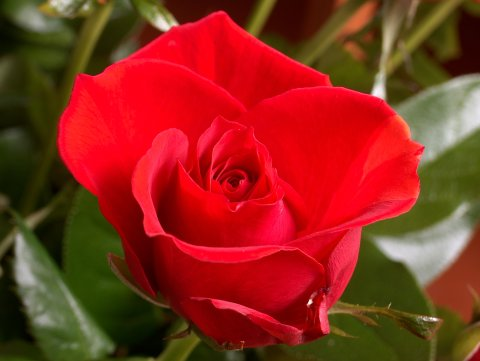
#> input picture opencv-python/img/sample1.jpg, 480 x 361 px
$ python histogram.py
#> lines starting #> are read from the running program, lines starting #| are printed output that depends on the picture
'''Detarmine histogram of a image'''

import cv2
import matplotlib.pyplot as mpl

def plot_histogram(image,title):

    hist= cv2.calcHist(image,[0],None,[256],[0,256])
    mpl.plot(hist,color='black')
    mpl.xlabel('Pixel Values')
    mpl.ylabel('Friquescy')
    mpl.title(title)
    mpl.show()

img=cv2.imread('img/sample1.jpg',0)
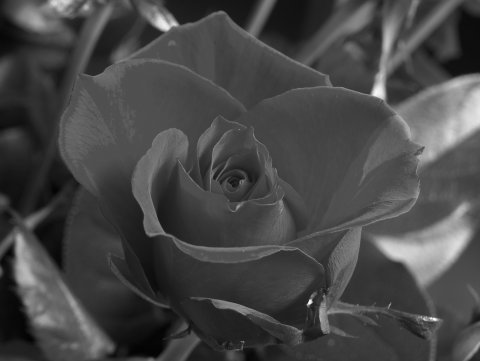
#> img: shape (361, 480); min 1, max 255, mean 70.8

cv2.imshow('original image',img)
cv2.waitKey(0)

plot_histogram(img,'Histogram of the image')
#> in plot_histogram, `hist= cv2.calcHist(image,[0],None,[256],[0,256])`: hist = 256 values, max 27 at index 23, min 0 at index 0, mean 1.88
#> in plot_histogram, `mpl.show()`:
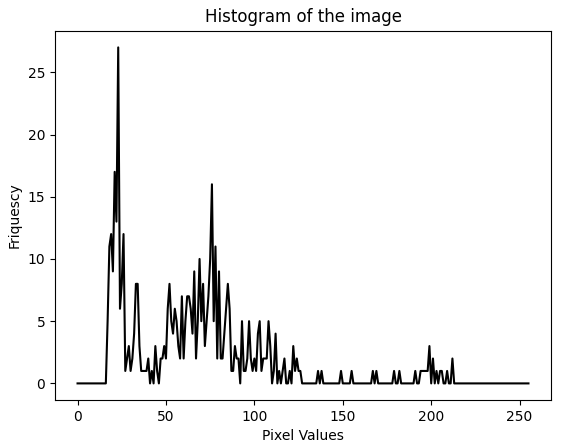
#> figure drawn by matplotlib, 1 panel; curve peaks at x = 23, y = 27


cv2.destroyAllWindows()

$ run again, with opencv-python/img/horse.jpg copied over opencv-python/img/sample1.jpg
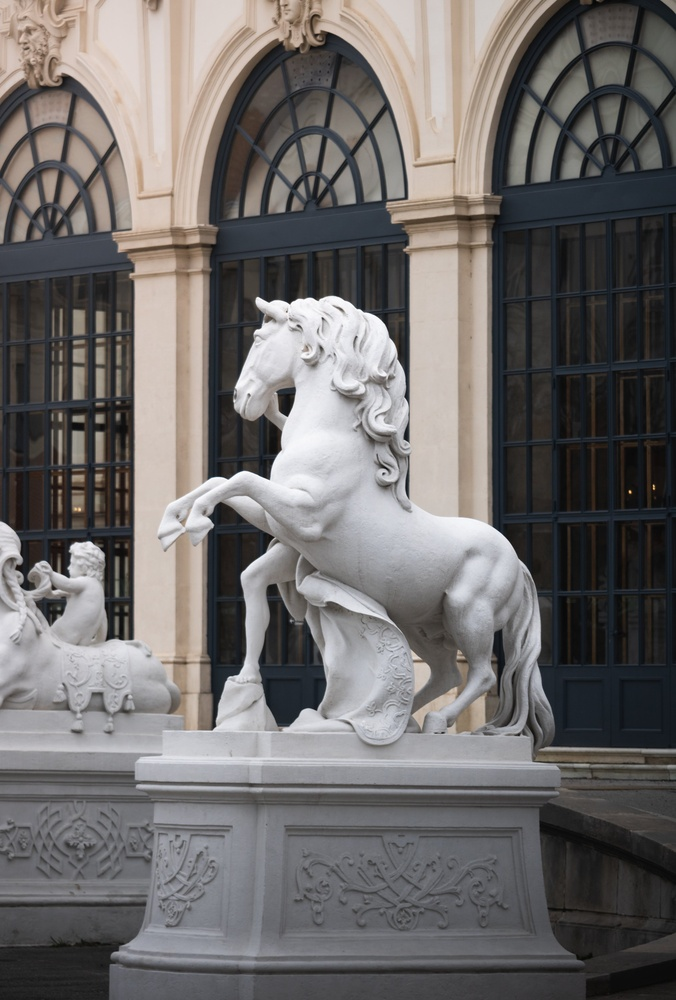
#> input picture opencv-python/img/horse.jpg, 676 x 1000 px, shrunk from 3867 x 5718 before the run
#> `img=cv2.imread('img/sample1.jpg',0)`:
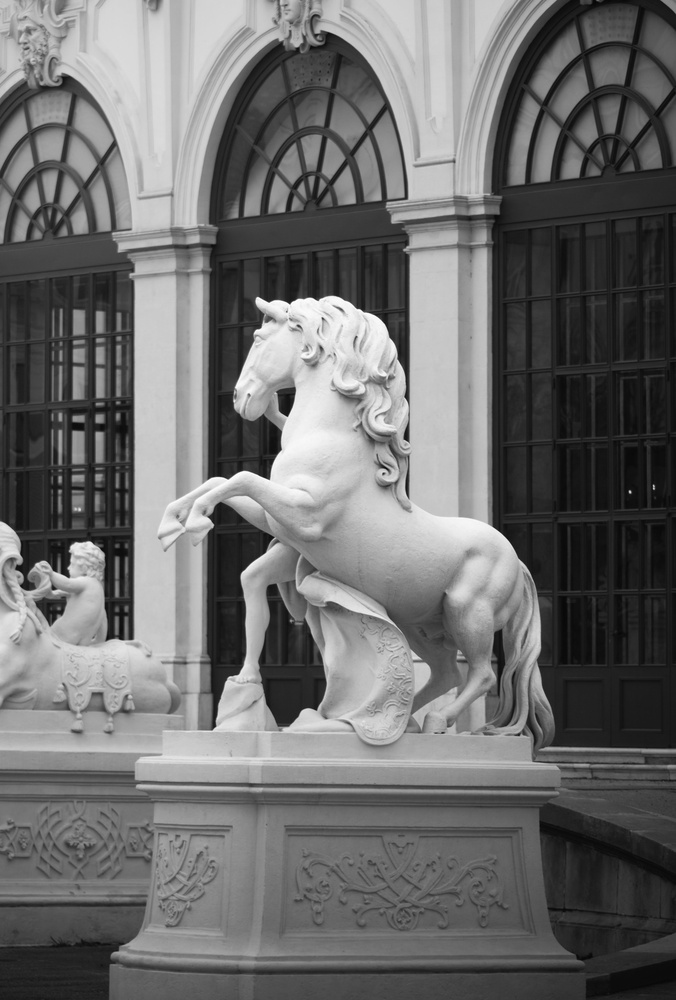
#> img: shape (1000, 676); min 5, max 255, mean 108.4
#> hist = 256 values, max 33 at index 212, min 0 at index 0, mean 2.64
#> in plot_histogram, `mpl.show()`:
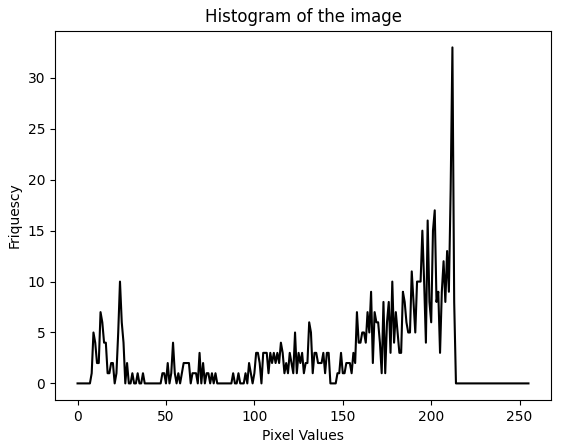
#> figure drawn by matplotlib, 1 panel; curve peaks at x = 212, y = 33

$ run again, with opencv-python/img/paper.jpg copied over opencv-python/img/sample1.jpg
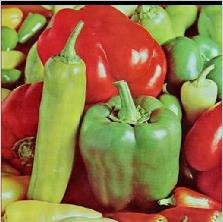
#> input picture opencv-python/img/paper.jpg, 223 x 222 px
#> `img=cv2.imread('img/sample1.jpg',0)`:
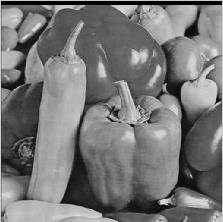
#> img: shape (222, 223); min 0, max 244, mean 118.8
#> hist = 256 values, max 47 at index 204, min 0 at index 0, mean 0.871
#> in plot_histogram, `mpl.show()`:
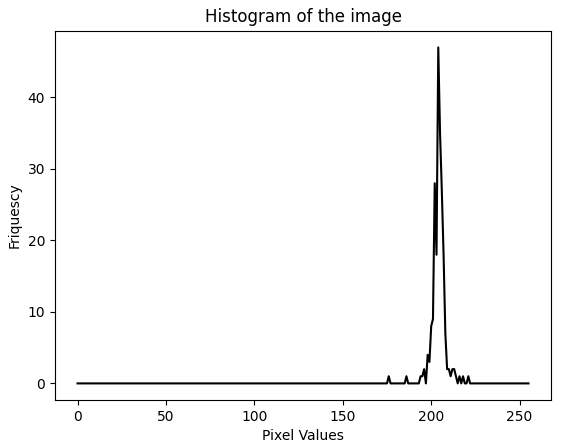
#> figure drawn by matplotlib, 1 panel; curve peaks at x = 204, y = 47
